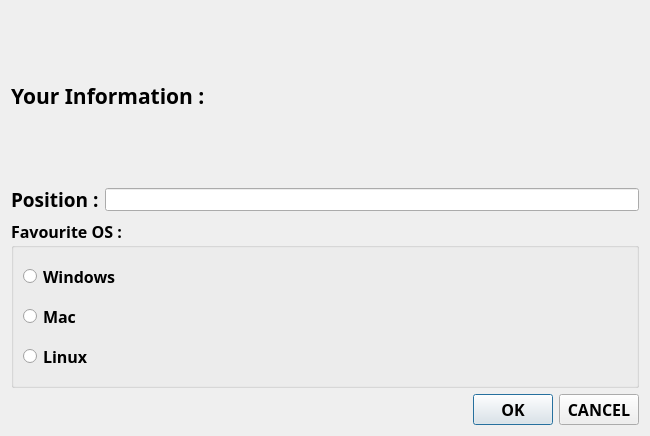
<?xml version="1.0" encoding="UTF-8"?>
<ui version="4.0">
 <class>InfoDialog</class>
 <widget class="QDialog" name="InfoDialog">
  <property name="geometry">
   <rect>
    <x>0</x>
    <y>0</y>
    <width>650</width>
    <height>436</height>
   </rect>
  </property>
  <property name="windowTitle">
   <string>Dialog</string>
  </property>
  <layout class="QVBoxLayout" name="verticalLayout_2">
   <item>
    <widget class="QLabel" name="label">
     <property name="font">
      <font>
       <family>Bahnschrift SemiBold</family>
       <pointsize>16</pointsize>
       <weight>75</weight>
       <bold>true</bold>
      </font>
     </property>
     <property name="text">
      <string>Your Information :</string>
     </property>
    </widget>
   </item>
   <item>
    <layout class="QHBoxLayout" name="horizontalLayout">
     <item>
      <widget class="QLabel" name="label_2">
       <property name="font">
        <font>
         <family>Bahnschrift SemiBold</family>
         <pointsize>14</pointsize>
         <weight>75</weight>
         <bold>true</bold>
        </font>
       </property>
       <property name="text">
        <string>Position :</string>
       </property>
      </widget>
     </item>
     <item>
      <widget class="QLineEdit" name="PositionlineEdit">
       <property name="font">
        <font>
         <pointsize>10</pointsize>
        </font>
       </property>
      </widget>
     </item>
    </layout>
   </item>
   <item>
    <widget class="QGroupBox" name="groupBox">
     <property name="font">
      <font>
       <family>Bahnschrift SemiBold</family>
       <pointsize>12</pointsize>
       <weight>75</weight>
       <bold>true</bold>
      </font>
     </property>
     <property name="title">
      <string>Favourite OS :</string>
     </property>
     <layout class="QVBoxLayout" name="verticalLayout">
      <item>
       <widget class="QRadioButton" name="WindowsradioButton">
        <property name="text">
         <string>Windows</string>
        </property>
       </widget>
      </item>
      <item>
       <widget class="QRadioButton" name="MacradioButton">
        <property name="text">
         <string>Mac</string>
        </property>
       </widget>
      </item>
      <item>
       <widget class="QRadioButton" name="LinuxradioButton">
        <property name="text">
         <string>Linux</string>
        </property>
       </widget>
      </item>
     </layout>
    </widget>
   </item>
   <item>
    <layout class="QHBoxLayout" name="horizontalLayout_2">
     <item>
      <spacer name="horizontalSpacer">
       <property name="orientation">
        <enum>Qt::Horizontal</enum>
       </property>
       <property name="sizeHint" stdset="0">
        <size>
         <width>40</width>
         <height>20</height>
        </size>
       </property>
      </spacer>
     </item>
     <item>
      <widget class="QPushButton" name="OKpushButton">
       <property name="font">
        <font>
         <family>Bahnschrift SemiBold</family>
         <pointsize>12</pointsize>
         <weight>75</weight>
         <bold>true</bold>
        </font>
       </property>
       <property name="text">
        <string>OK</string>
       </property>
      </widget>
     </item>
     <item>
      <widget class="QPushButton" name="CANCELpushButton">
       <property name="font">
        <font>
         <family>Bahnschrift SemiBold</family>
         <pointsize>12</pointsize>
         <weight>75</weight>
         <bold>true</bold>
        </font>
       </property>
       <property name="text">
        <string>CANCEL</string>
       </property>
      </widget>
     </item>
    </layout>
   </item>
  </layout>
 </widget>
 <resources/>
 <connections/>
</ui>
